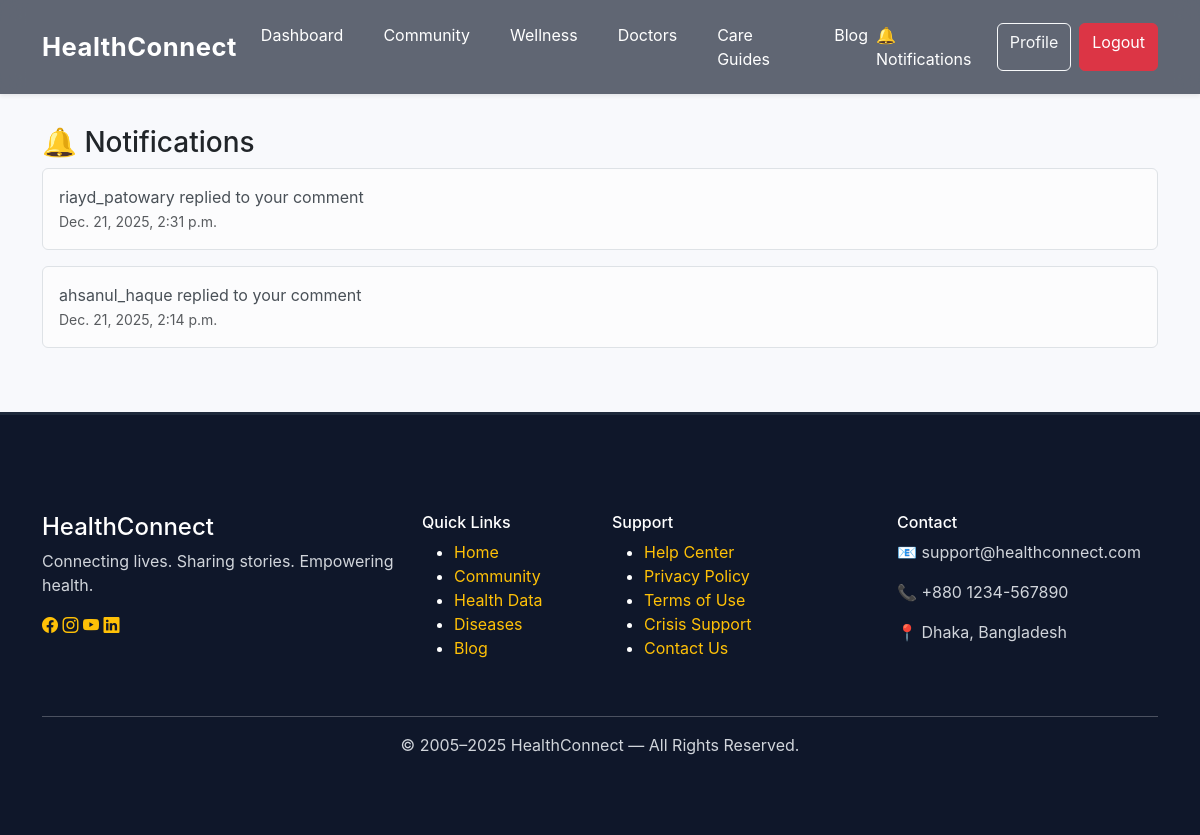
Screenshot of /blog/notifications/ (signed in) with the database file from the repository.
### blog/models.py (models this page shows, shortened)
class Notification(models.Model):
    user = models.ForeignKey(
        settings.AUTH_USER_MODEL,
        on_delete=models.CASCADE,
        related_name="notifications"
    )
    message = models.CharField(max_length=255)
    is_read = models.BooleanField(default=False)
    created_at = models.DateTimeField(auto_now_add=True)

### blog/views.py (the view)
# urls.py: path("notifications/", views.notifications, name="notifications"),
@login_required
def notifications(request):
    notes = request.user.notifications.order_by("-created_at")
    notes.update(is_read=True)
    return render(request, "blog/notifications.html", {"notes": notes})

### blog/context_processors.py (called while the page is built)
def unread_notifications(request):
    if request.user.is_authenticated:
        return {
            "unread_count": request.user.notifications.filter(is_read=False).count()
        }
    return {"unread_count": 0}

### blog/templates/blog/notifications.html
{% extends "base.html" %}
{% block content %}
<div class="container py-5">
  <h3>🔔 Notifications</h3>
  {% for n in notes %}
    <div class="alert alert-light border">
      {{ n.message }}
      <br>
      <small class="text-muted">{{ n.created_at }}</small>
    </div>
  {% empty %}
    <p>No notifications yet.</p>
  {% endfor %}
</div>
{% endblock %}

### static/css/style.css (style rules this page uses)
body { font-family: 'Inter', sans-serif; background: #f8f9fc; margin: 0; padding: 0; }
* { transition: 0.3s ease; }

### rows the page displays
Notification: message "riayd_patowary replied to your comment", created_at "Dec. 21, 2025, 2:31 p.m."
Notification: message "ahsanul_haque replied to your comment", created_at "Dec. 21, 2025, 2:14 p.m."
